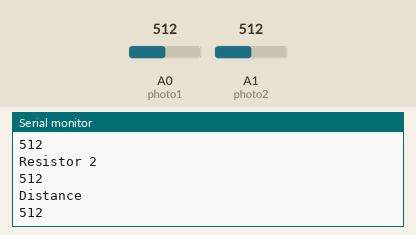
Simulated run of this sketch. Board: Arduino Uno, built with avr-gcc and run on an emulated ATmega328P. Parts: the last lines printed to the serial monitor. The test bench sets the inputs (shaded band); at power-on: A0 (photo1) = 512, A1 (photo2) = 512.

Above: at 1.2 s.
1.3 s: A0 (photo1) set to 716
2.9 s: A1 (photo2) set to 306
4.5 s: A0 (photo1) set to 900
At 5.9 s:
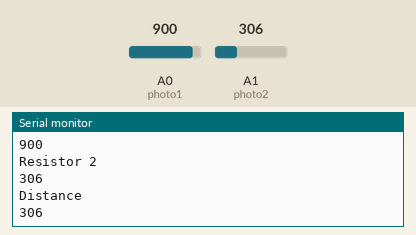
6.1 s: A1 (photo2) set to 122
At 8.4 s:
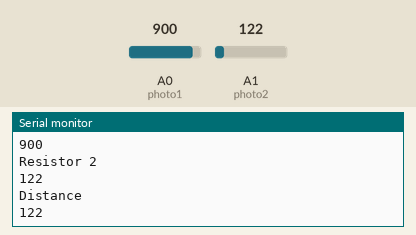
Timing chart, 0 to 8.7 s (numbered marks = the images above; inputs shaded):
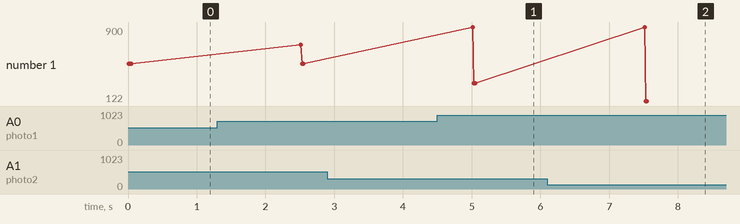

The sketch:

testSensor.ino
```cpp
int photo1 = 0;
int photo2 = 1;
int dist = 15;
int val;
int val1;
int val2;

void setup() {
  // put your setup code here, to run once:
  Serial.begin(9600);
  pinMode(photo1, INPUT);
  pinMode(photo2, INPUT);
  pinMode(dist, INPUT);
}
void loop() {
  // put your main code here, to run repeatedly:
  val = analogRead(photo1);
  val1 = analogRead(photo2);
  val2 = analogRead(dist);
  Serial.println("Resistor 1");
  Serial.println(val);
  Serial.println("Resistor 2");
  Serial.println(val1);
  Serial.println("Distance");
  Serial.println(val2);
  delay(2500);


}
```

Measured:
- after the input at 4.5 s, the serial monitor: prints a new line after 0.52 s (image 1)
- after the input at 6.1 s, the serial monitor: prints a new line after 1.4 s (image 2)
- plotted number 1: 306 → 122 after the input at 6.1 s
